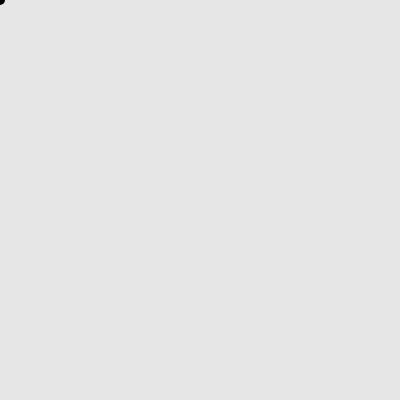
Frame 1 (no input)
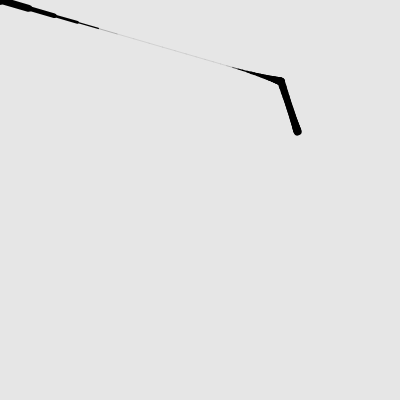
Frame 60 (no input)
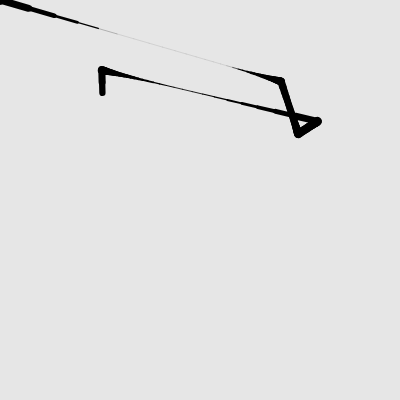
Frame 120 (the mouse pressed at the canvas centre since frame 60)

The p5.js sketch that drew these frames (run headless with seeded random() and noise() and a simulated clock; from frame 60 on, the mouse is pressed at the canvas centre):

// p5.js sketch
// ── sketch.js
var x=0, y=0;
var tx=0, ty=0;
var px=0, py=0;
var strokeWidth = 0;

function setup() {

  createCanvas(400, 400);
  background(230);
  stroke(0);
}

function draw() {

  x = lerp(x, tx, .1);
  y = lerp(y, ty, .1);
  
  strokeWidth = lerp(strokeWidth, dist(x, y, px, py), .1);
  strokeWeight(max(.1,10-strokeWidth));
  line(x, y, px, py); // try bezier/cubics instead
  
  px = x;
  py = y;
  
  if (dist(x,y,tx,ty) < 5) {
    tx = random(width);
    ty = random(height);
  }
}
